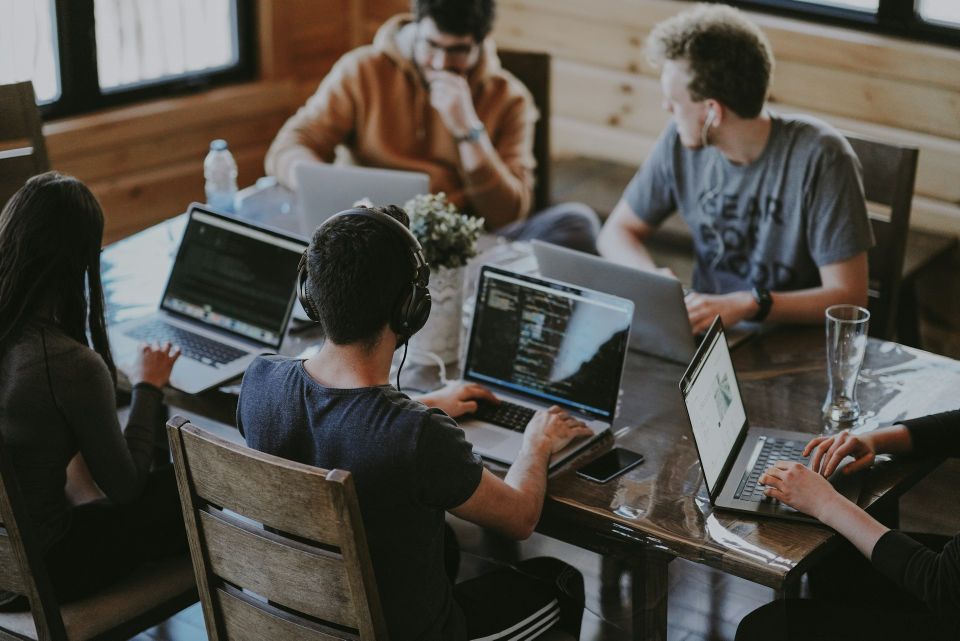
#> input picture assets/images/hero-corporate-team.jpg, 1920 x 1281 px, found by its file name (shown at 1/2 size)
$ python preview_teams.py
#> lines starting #> are read from the running program, lines starting #| are printed output that depends on the picture
from PIL import Image

im1 = Image.open('assets/images/hero-corporate-team.jpg')
#> im1 is the input picture: PIL image 1920x1281 RGB; mean R, G, B 79.7, 75.8, 69
im1.resize((480, 320)).save('scratch/team_preview.jpg')
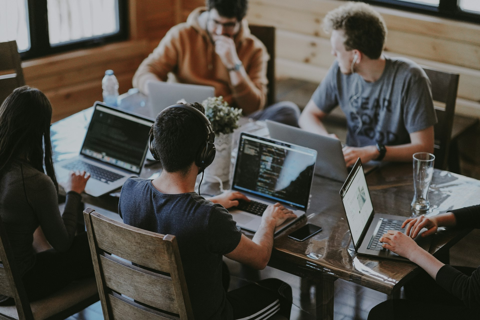
#> saved as team_preview.jpg: PIL image 480x320 RGB; mean R, G, B 79.7, 75.8, 69

im2 = Image.open('assets/images/hero-executives.webp')
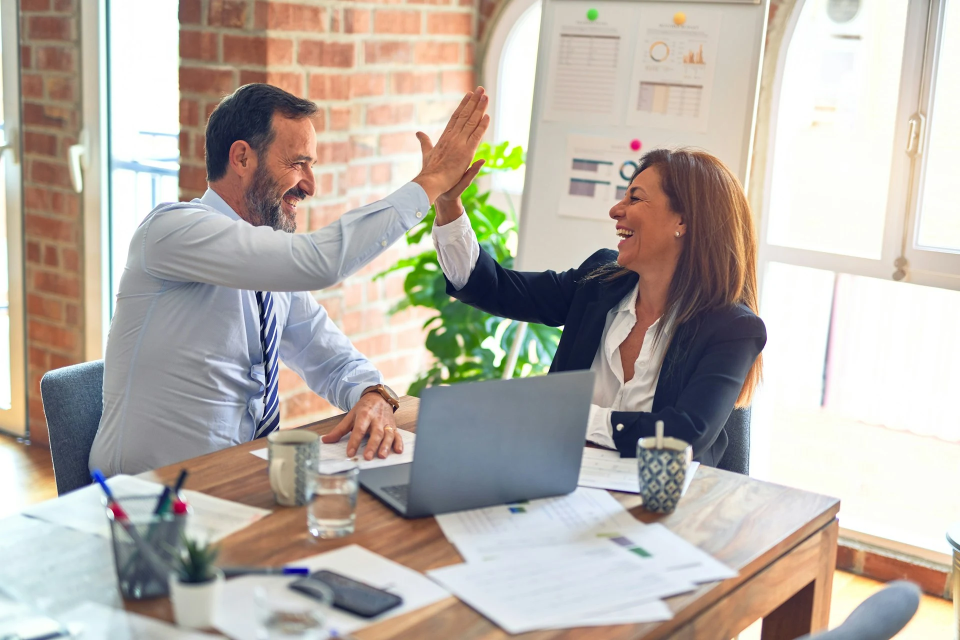
#> input picture assets/images/hero-executives.webp, 1920 x 1280 px, found by its file name (shown at 1/2 size)
#> im2 is the input picture: PIL image 1920x1280 RGB; mean R, G, B 184, 176.2, 168
im2.resize((480, 320)).save('scratch/executives_preview.jpg')
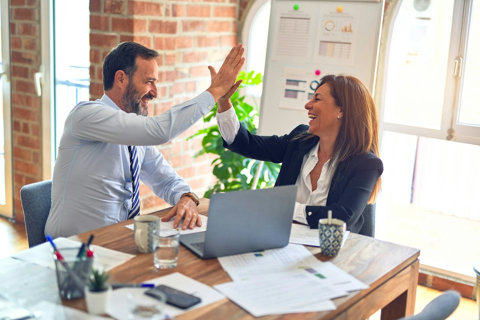
#> saved as executives_preview.jpg: PIL image 480x320 RGB; mean R, G, B 184, 176.1, 168

print("Saved previews!")
